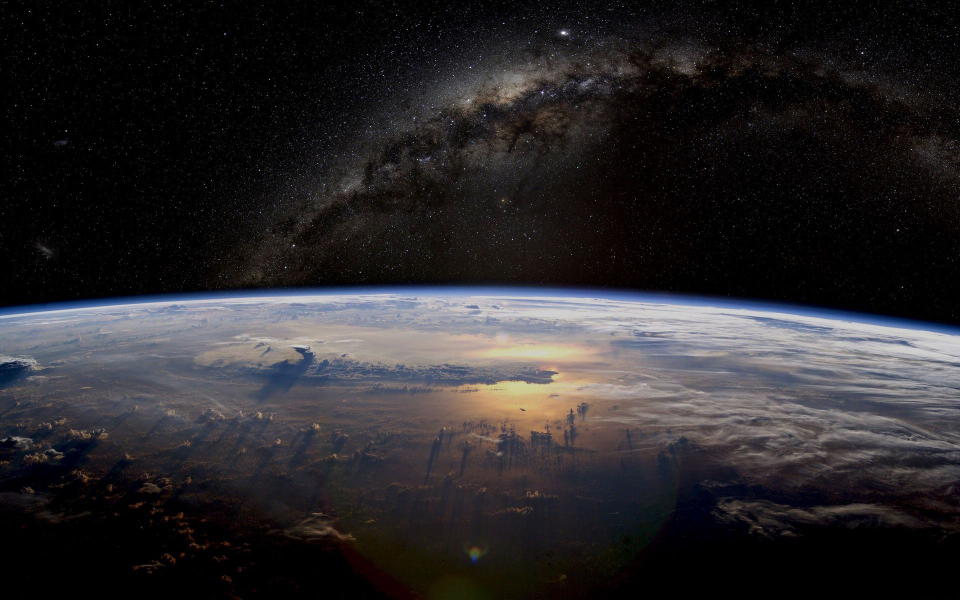
#> input picture wallpaper.jpg, 1920 x 1200 px, found by its file name (shown at 1/2 size)
$ python module.py
#> lines starting #> are read from the running program, lines starting #| are printed output that depends on the picture

#!/usr/bin/env python3
# -*- coding: utf-8 -*-

'a test module'

__author__ = "Fisland"

import sys

def test():
    args = sys.argv
    if len(args) == 1:
        print('Hello world!')
    elif len(args) == 2:
        print('Hello,%s!' % args[0])
    else:
        print('Too many arguments')

test()
# 作用域，使用_前缀来实现
# _private 私有\

def _private_1(name):
    return "hello, %s" % name

def _private_2(name):
    return "Hi, %s" % name

def hgreeting(name):
    if len(name) > 3:
        return _private_1
    else:
        return _private_2

# [7 lines of commented-out code are left out]

from PIL import Image

im = Image.open("/Users/fisland/work/Py_study/wallpaper.jpg")
#> im is the input picture: PIL image 1920x1200 RGB; mean R, G, B 42.7, 40.4, 42.5
print(im.format, im.size, im.mode)
#| JPEG (1920, 1200) RGB

im.thumbnail((200,100))
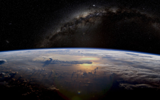
#> im: PIL image 160x100 RGB; mean R, G, B 42.7, 40.4, 42.5
im.save("/Users/fisland/work/Py_study/thumb.png","PNG")

# 模块搜索路径
# sys.path 需要先import

# 添加搜索自己的搜索目录下的两种方法
# 修改sys.path

sys.path.append('/Users/fisland/work/Py_study/mycompany')
import mycompany
print(sys.path)

# 设置环境变量PYTHONPATH

$ run again, with ball.jpg copied over wallpaper.jpg
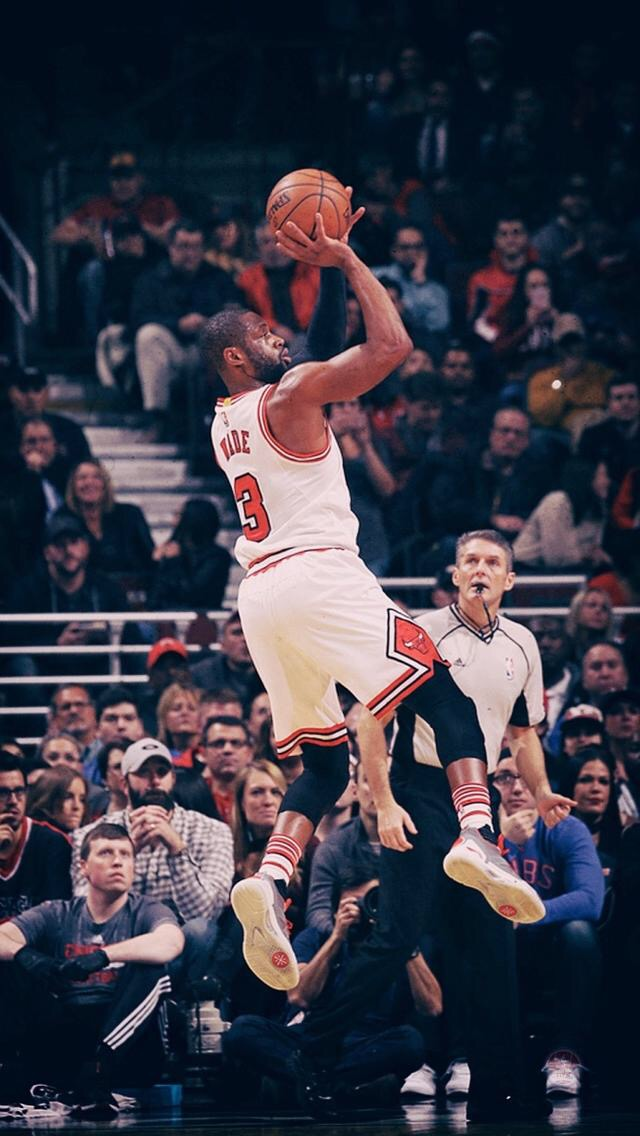
#> input picture ball.jpg, 640 x 1136 px, found by its file name
#> im is the input picture: PIL image 640x1136 RGB; mean R, G, B 57.3, 56.2, 68.6
#| JPEG (640, 1136) RGB
#> `im.thumbnail((200,100))`:
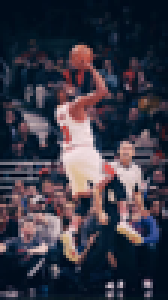
#> im: PIL image 56x100 RGB (shown 3 times larger); mean R, G, B 57.4, 56.2, 68.6
